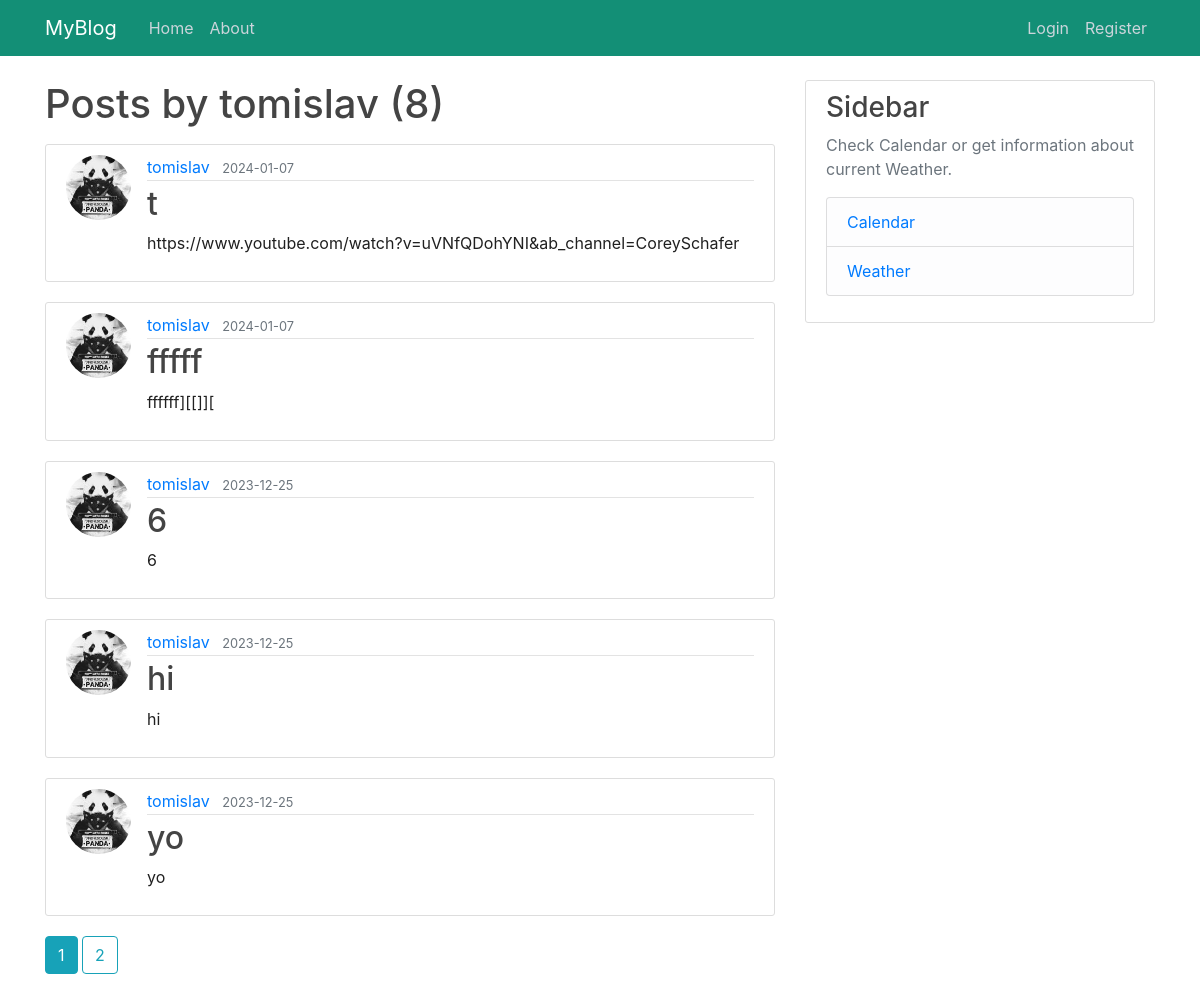
The app's page /user/tomislav with its own data.
### myblog/models.py (models this page shows, shortened)
class User(db.Model, UserMixin):
    id = db.Column(db.Integer, primary_key=True)
    username = db.Column(db.String(20), unique=True, nullable=False)
    email = db.Column(db.String(120), unique=True, nullable=False)
    image_file = db.Column(db.String(20), nullable=False, default="default.jpg")
    password = db.Column(db.String(60), nullable=False)
    posts = db.relationship("Post", backref="author", lazy=True)

class Post(db.Model):
    id = db.Column(db.Integer, primary_key=True)
    title = db.Column(db.String(150), nullable=False)
    date_posted = db.Column(db.DateTime, nullable=False, default=datetime.utcnow)
    content = db.Column(db.Text, nullable=False)
    user_id = db.Column(db.Integer, db.ForeignKey("user.id"), nullable=False)

### myblog/users/routes.py (the view)
@users.route("/user/<string:username>")
def user_post(username):
    page = request.args.get('page', 1, type=int)
    user = User.query.filter_by(username=username).first_or_404()
    posts = Post.query.filter_by(author=user)\
        .order_by(Post.date_posted.desc())\
        .paginate(page=page, per_page=5)
    return render_template("user_posts.html", posts=posts, user=user)

### myblog/templates/user_posts.html
{% extends "layout.html" %}
{% block content %}
    <h1 class="mb-3">Posts by {{ user.username }} ({{ posts.total }})</h1>
    {% for post in posts.items %}
        <article class="media content-section">
          <img class="rounded-circle article-img" src="{{ url_for('static', filename='profile_pics/' + post.author.image_file) }}">
          <div class="media-body">
            <div class="article-metadata">
              <a class="mr-2" href="{{ url_for('posts.user_posts', username=post.author.username) }}">{{ post.author.username }}</a>
              <small class="text-muted">{{ post.date_posted.strftime('%Y-%m-%d') }}</small>
            </div>
            <h2><a class="article-title" href="{{ url_for('posts.post', post_id=post.id) }}">{{ post.title }}</a></h2>
            <p class="article-content">{{ post.content }}</p>
          </div>
        </article>
    {% endfor %}
    {% for page_num in posts.iter_pages(left_edge=1, right_edge=1, left_current=1, right_current=2) %}
      {% if page_num %}
        {% if posts.page == page_num %}
          <a class="btn btn-info mb-4" href="{{ url_for('posts.user_posts', username=user.username, page=page_num) }}">{{ page_num }}</a>
        {% else %}
          <a class="btn btn-outline-info mb-4" href="{{ url_for('posts.user_posts', username=user.username, page=page_num) }}">{{ page_num }}</a>
        {% endif %}
      {% else %}
        ...
      {% endif %}
    {% endfor %}
{% endblock content %}

### myblog/static/main.css (style rules this page uses)
body { background: #ffffff; color: #202020; margin-top: 5rem; }
h1, h2, h3, h4, h5, h6 { color: #444444; }
.content-section { background: #ffffff; padding: 10px 20px; border: 1px solid #dddddd; border-radius: 3px; margin-bottom: 20px; }
.article-title { color: #444444; }
.article-content { white-space: pre-line; }
.article-img { height: 65px; width: 65px; margin-right: 16px; }
.article-metadata { padding-bottom: 1px; margin-bottom: 4px; border-bottom: 1px solid #e3e3e3 }

### records on screen
User: username "tomislav"
Post: image_file (picture), author.username "tomislav", date_posted "2024-01-07", title "t", content "https://www.youtube.com/watch?v=uVNfQDohYNI&ab_channel=CoreySchafer"
Post: image_file (picture), author.username "tomislav", date_posted "2024-01-07", title "fffff", content "ffffff][[]]["
Post: image_file (picture), author.username "tomislav", date_posted "2023-12-25", title "6", content "6"
Post: image_file (picture), author.username "tomislav", date_posted "2023-12-25", title "hi", content "hi"
Post: image_file (picture), author.username "tomislav", date_posted "2023-12-25", title "yo", content "yo"

### other values on screen
{{ posts.total }} "8"
{{ page_num }} "1"
{{ page_num }} "2"
